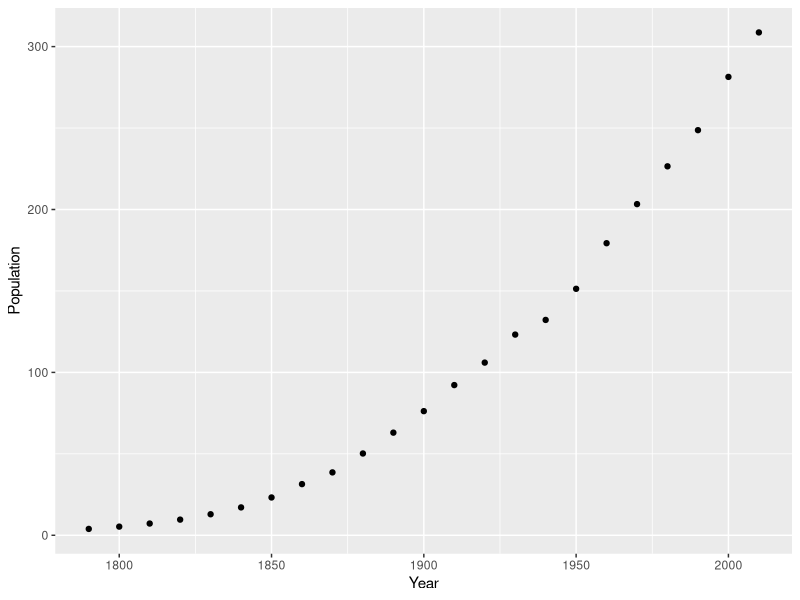
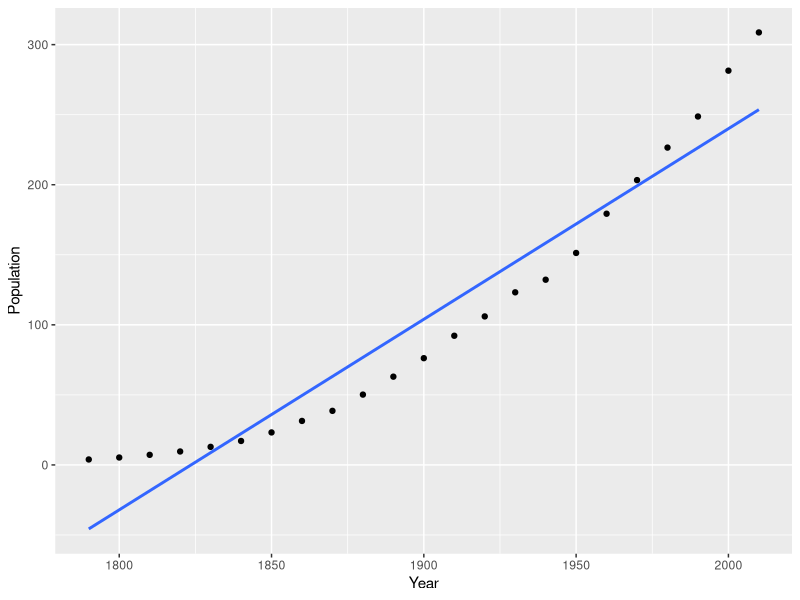
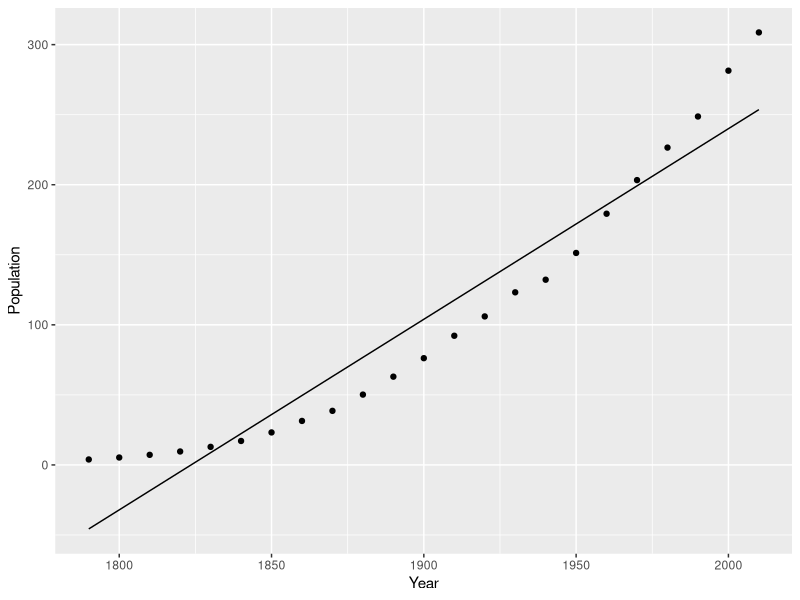
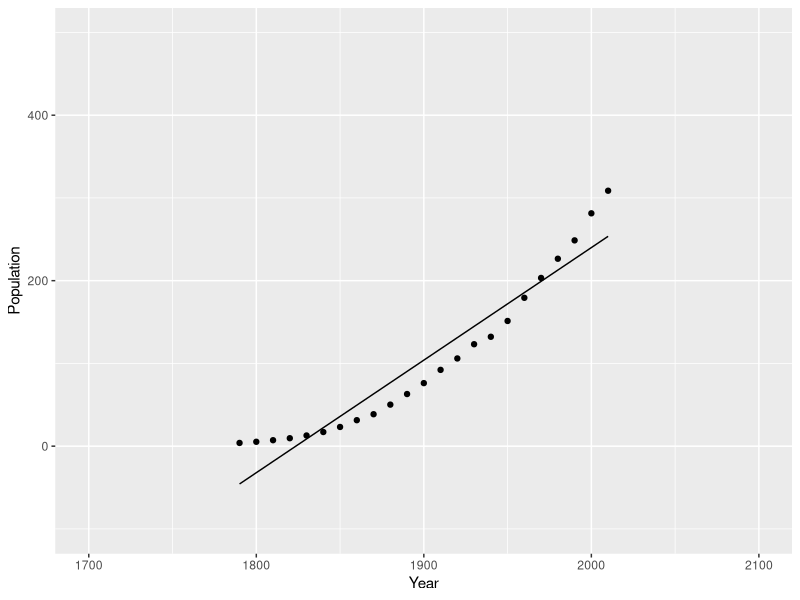
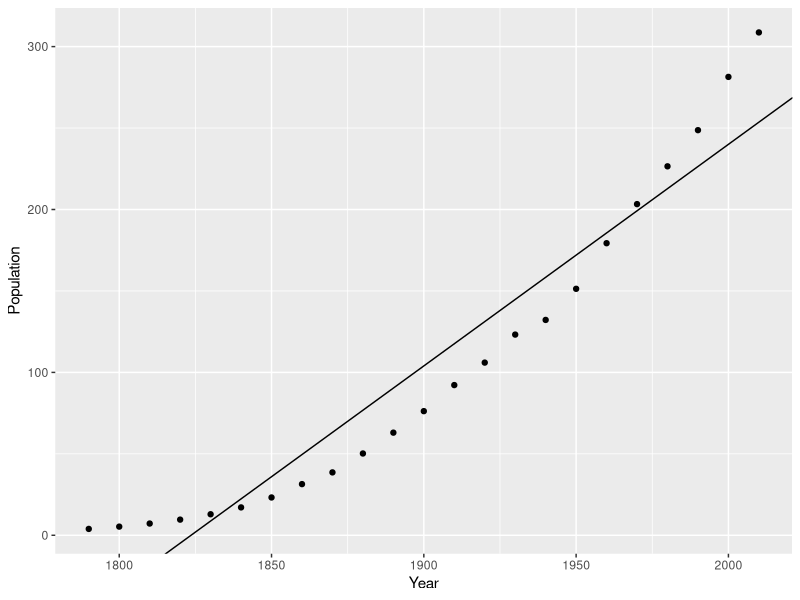
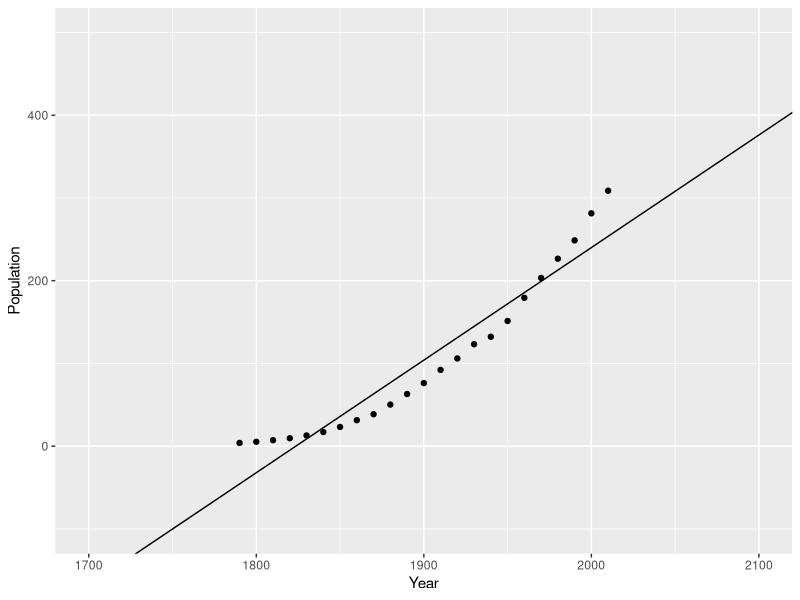

Here is the R script that generated these plots, in order:
## ---- chunk 1
knitr::opts_chunk$set(echo = TRUE)
## ---- chunk 2
USpop <- read.csv(here::here("data", "USpop.csv"))
## ---- chunk 3
my_fit <- lm(Population ~ Year, data = USpop)

my_fit
## ---- chunk 4
library(ggplot2)

ggplot(USpop, aes(Year, Population)) +
  geom_point()
## ---- chunk 5
ggplot(USpop, aes(Year, Population)) +
  geom_point() +
  geom_smooth(method = "lm", formula = y ~ x, se = FALSE)
## ---- chunk 6
library(broom)
augment(my_fit)
## ---- chunk 7
ggplot(USpop, aes(Year, Population)) +
  geom_point() +
  geom_line(data = augment(my_fit), 
            aes(x = Year, y = .fitted))
## ---- chunk 8
ggplot(USpop, aes(Year, Population)) +
  geom_point() +
  geom_line(data = augment(my_fit), 
            aes(x = Year, y = .fitted)) +
  lims(x = c(1700, 2100), y = c(-100, 500))
## ---- chunk 9
my_coef <- coef(my_fit)
my_coef
## ---- chunk 10
ggplot(USpop, aes(Year, Population)) +
  geom_point() +
  geom_abline(intercept = my_coef[1], slope = my_coef[2])
## ---- chunk 11
ggplot(USpop, aes(Year, Population)) +
  geom_point() +
  geom_abline(intercept = my_coef[1], slope = my_coef[2]) +
  lims(x = c(1700, 2100), y = c(-100, 500))
